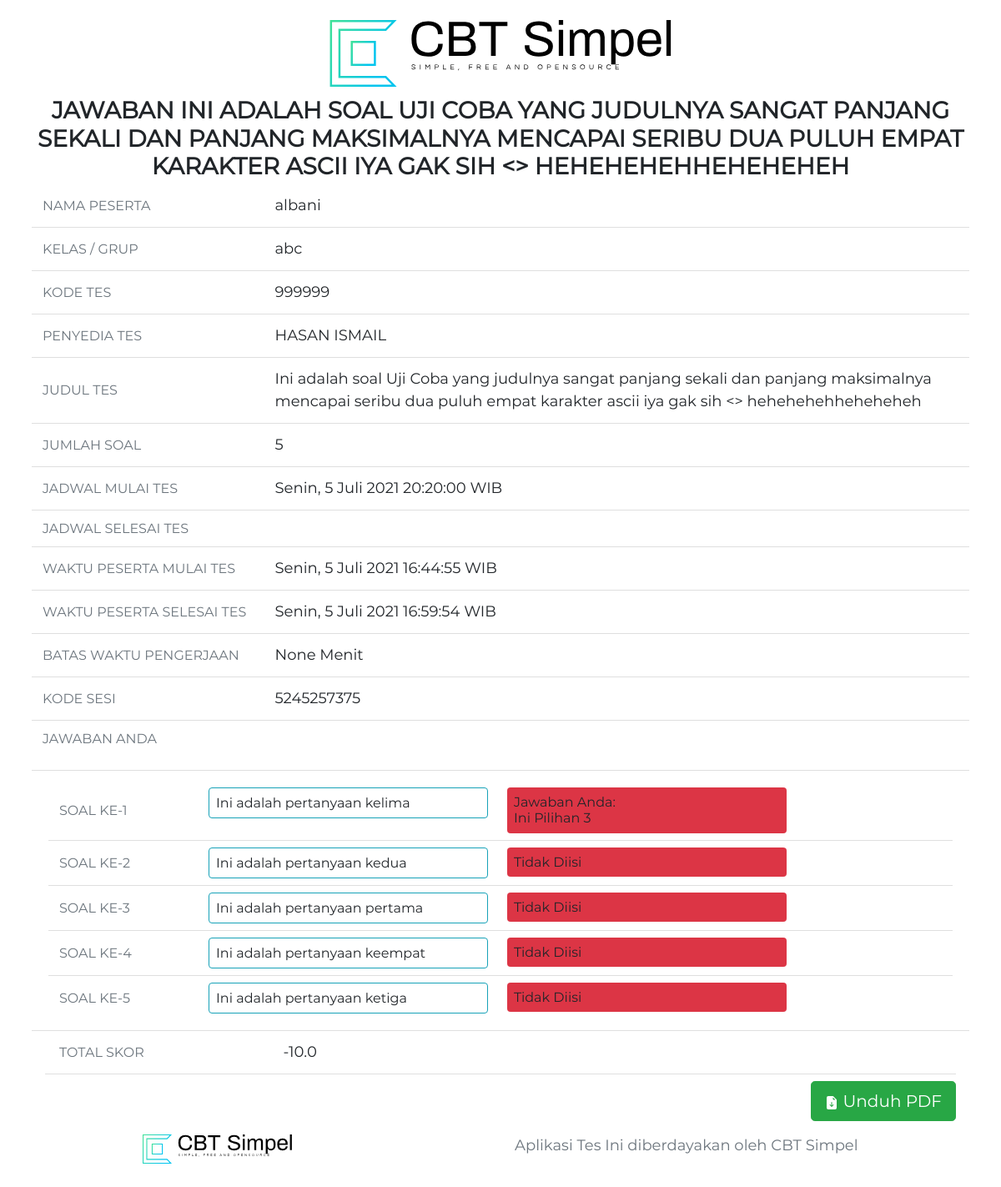
/test/viewscore/5245257375/, run on the app's committed database.
### Test/models.py (models this page shows, shortened)
class TestPackage(models.Model):
    defaultSettings = '''{
        "isActive": true,
        "completeRequired": true,
        "randomSequences": true,
        "viewScore": true,
        "viewDetail": true,
        "viewAnswerKey": true,
        "limitByScheduleStart": true,
        "limitByScheduleFinish": false,
        "onlyRegistered": false,
        "canViewScorePage": true,
        "canViewScorePageAuth": false,
        "allowEditData": true
        }'''
    testID = models.CharField(max_length=16, unique=True,editable=True,blank=True)
    testTitle = models.CharField(max_length=1024)
    testAuthor = models.CharField(max_length=1024)
    testCode = models.CharField(default=None, editable=True, max_length=6)
    testScheduleOpen = models.DateTimeField(default=None, editable=True,blank=True,null=True)
    testScheduleClose = models.DateTimeField(default=None, editable=True,blank=True,null=True)
    timeLimit = models.IntegerField(default=0, null=True)
    passwordAdminTest = models.CharField(max_length=16,default=None, null=True)
    passwordTest = models.CharField(max_length=16, default=None,null=True,blank=True)
    welcomeMessage = models.TextField(null=True,blank=True)
    settings = models.JSONField(default=json.loads(defaultSettings) ,blank=True,null=True)
    def get_question_count(self):
        return self.question_set.all().count()
    def get_all_question(self,*args):
        list = []
        for i in json.loads(args[0]):
            list.append(self.question_set.all()[i])
        return list

class TestTaker(models.Model):
    testTakerID = models.CharField(max_length=16, unique=True)
    session_code = models.CharField(max_length=16, unique=True)
    session_password = models.CharField(max_length=16)
    testPackage = models.ForeignKey(TestPackage,on_delete=models.CASCADE)
    testTakerName = models.CharField(max_length=128)
    testTakerGroup = models.CharField(max_length=128 ,blank=True ,null=True)
    scoreObtained = models.IntegerField(default=0)
    lastAnswered = models.IntegerField(default=0, editable=True)
    timeLimit = models.IntegerField(default=None, blank=True,null=True)
    timeStart = models.DateTimeField(auto_now_add=False,null=True,blank=True)
    timeFinish = models.DateTimeField(auto_now_add=False,null=True,blank=True)
    sequences = models.JSONField(blank=True,null=True)
    def get_all_answer(self):
        list = []
        for i in json.loads(self.sequences):
            q_question = self.testPackage.get_all_question(self.sequences)[i]
            if self.answer_set.filter(question = q_question).exists():
                list.append(self.answer_set.filter(question = q_question)[0])
        return list
    def get_all_answer_question_and_score(self):
        q_question = self.testPackage.get_all_question(self.sequences)
        query = []
        for q in q_question:
            score = q.defaultScore
            if q.answer_set.filter(testTaker=self).exists():
                if q.answer_set.filter(testTaker=self)[0].get_check_result():
                    score = q.trueScore
                elif q.answer_set.filter(testTaker=self)[0].get_check_result() == False:
                    score = q.falseScore
            query.append({
                'num':'{}'.format(q.get_question_num(self.sequences)),
                'question':'{}'.format(q.question),
                'answer':"{}".format(q.answer_set.filter(testTaker=self)[0].get_answer_text() if q.answer_set.filter(testTaker=self).exists() else 'Error' ),
                'questID':'{}'.format(q.questID),
                'isTrue':'{}'.format(q.answer_set.filter(testTaker=self)[0].get_check_result() if q.answer_set.filter(testTaker=self).exists() else 'Error' ),
                'score':'{}'.format(score)
                })
        return query
    def get_total_score(self):
        scores = [x.get_score() for x in self.get_all_answer()]
        return reduce((lambda x, y: x + y), scores,0)

class Question(models.Model):
    questID = models.CharField(max_length=16, unique = True, blank=True,editable=True)
    question = models.TextField()
    testPackage = models.ForeignKey(TestPackage,on_delete=models.CASCADE)
    choices = models.JSONField(blank=True,null=True)
    answerKey = models.CharField(max_length=1024,default=None, blank=True, null=True)
    trueScore = models.FloatField(default=0)
    defaultScore = models.FloatField(default=0)
    falseScore = models.FloatField(default=0)
    def get_question_num(self,*args):
        q_question = list(Question.objects.filter(testPackage=self.testPackage))
        sequence = json.loads(args[0])
        inIndex = q_question.index(self)
        inSequence = sequence.index(inIndex)
        return inSequence + 1
    '''
from Test.models import *
q= Question.objects.filter(questID='dhfDPn3i6jTA3CnG')[0]
q.get_next_question("[4, 3, 2, 0, 1]").get_prev_question("[4, 3, 2, 0, 1]")
    '''

class Answer(models.Model):
    answerID =  models.CharField(max_length=16, unique=True,editable=True,blank=True)
    testTaker = models.ForeignKey(TestTaker,on_delete=models.CASCADE,related_name='answer_set')
    question = models.ForeignKey(Question,on_delete=models.CASCADE,related_name='answer_set')
    answer = models.CharField(max_length=4096,null=True, blank= True )
    isTrue = models.BooleanField(default=None,null=True,blank=True)
    timestamp = models.DateTimeField(auto_now_add=True)
    def get_answer_text(self):
        list_choices = self.question.choices
        return next((item["choiceLabel"] for item in list_choices if item["choiceCode"] == self.answer), False)
    def get_check_result(self):
        if self.answer == None:
            return None
        if self.answer == self.question.answerKey:
            self.isTrue = True
            super().save()
            return True
        else:
            self.isTrue = False
            super().save()
            return False
    def get_score(self):
        if self.get_check_result():
            return self.question.trueScore
        if self.get_check_result() == False:
            return self.question.falseScore
        return self.question.defaultScore

### Test/views.py (the view)
# urls.py: path('viewscore/<str:session_code>/',testViews.viewScore, name='viewscore'),
def viewScore(request, session_code):
    q_testTaker = TestTaker.objects.filter(session_code=session_code)
    q_testPackage = q_testTaker[0].testPackage
    if len(q_testTaker) > 0 and q_testTaker[0].timeFinish and q_testPackage.settings["canViewScorePage"]:
        q_testTaker = q_testTaker[0]
    else:
        return HttpResponseNotFound()
    q_answers = q_testTaker.get_all_answer()
    q_question = q_testPackage.get_all_question(q_testTaker.sequences)
    if q_testPackage.settings["canViewScorePageAuth"]:
        context = {
            'is_authenticated' : False,
            'form' : AuthScoreForm()
        }
        return render(request, 'Test/viewScore.html',context)
    context = {
        'q_testTaker' : q_testTaker,
        'q_testPackage' : q_testPackage,
        'q_answer' : q_answers,
        'q_question' : q_question,
        'is_authenticated' : True,
    }
    if request.method == 'POST':
        if form.is_valid():
            if q_testTaker.session_password == request.POST.get('session_password'):
                return render(request, 'Test/viewScore.html',context)
            else:
                form.add_error(error=ValidationError('Wrong Password'),field='session_password')
    return render(request, 'Test/viewScore.html',context)

### Test/templates/Test/viewScore.html (shortened to what this page needs)
{% extends 'snippets/base.html' %}
{% load widget_tweaks %}
{% block main_container %}
    {% if is_authenticated %}
      <h3 class="m-1 text-uppercase"><strong>JAWABAN {{q_testPackage.testTitle}}</strong></h3>
      <ul class="list-group block text-left list-group-flush">
        <li class="list-group-item"><div class="row">
            <div class="col-md-3 pl-2 my-auto"><div class="card-title text-muted my-auto h6 text-uppercase">Nama Peserta</div></div>
            <div class="col-md-9 pl-2"><div class="card-text my-auto">{{q_testTaker.testTakerName}}</div></div>
            </div></li>
        <li class="list-group-item"><div class="row">
            <div class="col-md-3 pl-2 my-auto"><div class="card-title text-muted my-auto h6 text-uppercase">Kelas / Grup</div></div>
            <div class="col-md-9 pl-2"><div class="card-text my-auto">{{q_testTaker.testTakerGroup}}</div></div>
            </div></li>
        <li class="list-group-item"><div class="row">
            <div class="col-md-3 pl-2 my-auto"><div class="card-title text-muted my-auto h6 text-uppercase">Kode Tes</div></div>
            <div class="col-md-9 pl-2"><div class="card-text my-auto">{{q_testPackage.testCode}}</div></div>
            </div></li>
        <li class="list-group-item"><div class="row">
            <div class="col-md-3 pl-2 my-auto"><div class="card-title text-muted my-auto h6 text-uppercase">Penyedia Tes</div></div>
            <div class="col-md-9 pl-2"><div class="card-text my-auto">{{q_testPackage.testAuthor}}</div></div>
            </div></li>
        <li class="list-group-item"><div class="row">
            <div class="col-md-3 pl-2 my-auto"><div class="card-title text-muted my-auto h6 text-uppercase">Judul Tes</div></div>
            <div class="col-md-9 pl-2"><div class="card-text my-auto">{{q_testPackage.testTitle}}</div></div>
            </div></li>
        <li class="list-group-item"><div class="row">
            <div class="col-md-3 pl-2 my-auto"><div class="card-title text-muted my-auto h6 text-uppercase">Jumlah Soal</div></div>
            <div class="col-md-9 pl-2"><div class="card-text my-auto">{{q_testPackage.get_question_count}}</div></div>
            </div></li>
            <li class="list-group-item">
              <div class="row">
                <div class="col-md-3 pl-2 my-auto">
                  <div class="card-title text-muted my-auto h6 text-uppercase">
                    Jadwal Mulai Tes
                  </div>
                </div>
                <div class="col-md-9 pl-2">
                  <div class="card-text my-auto">
                    {{q_testPackage.testScheduleOpen |date:"l, j F Y H:i:s T"}}
                  </div>
                </div>
              </div>
            </li>
            <li class="list-group-item">
              <div class="row">
                <div class="col-md-3 pl-2 my-auto">
                  <div class="card-title text-muted my-auto h6 text-uppercase">
                    Jadwal Selesai Tes
                  </div>
                </div>
                <div class="col-md-9 pl-2">
                </div>
              </div>
            </li>
            <li class="list-group-item">
              <div class="row">
                <div class="col-md-3 pl-2 my-auto">
                  <div class="card-title text-muted my-auto h6 text-uppercase">
                    Waktu Peserta Mulai Tes
                  </div>
                </div>
                <div class="col-md-9 pl-2">
                  <div class="card-text my-auto">
                    {{q_testTaker.timeStart |date:"l, j F Y H:i:s T"}}
                  </div>
                </div>
              </div>
            </li>
            <li class="list-group-item">
              <div class="row">
                <div class="col-md-3 pl-2 my-auto">
                  <div class="card-title text-muted my-auto h6 text-uppercase">
                    Waktu Peserta Selesai Tes
                  </div>
                </div>
                <div class="col-md-9 pl-2">
                  <div class="card-text my-auto">
                    {{q_testTaker.timeFinish |date:"l, j F Y H:i:s T"}}
                  </div>
                </div>
              </div>
            </li>
            <li class="list-group-item">
              <div class="row">
                <div class="col-md-3 pl-2 my-auto">
                  <div class="card-title text-muted my-auto h6 text-uppercase">
                    Batas Waktu Pengerjaan
                  </div>
                </div>
                <div class="col-md-9 pl-2">
                  <div class="card-text my-auto">
                    {{q_testTaker.timeLimit}} Menit
                  </div>
                </div>
              </div>
            </li>
        <li class="list-group-item"><div class="row">
            <div class="col-md-3 pl-2 my-auto"><div class="card-title text-muted my-auto h6 text-uppercase">Kode Sesi</div></div>
            <div class="col-md-9 pl-2"><div class="card-text my-auto">{{q_testTaker.session_code}}</div></div>
            </div></li>
        <li class="list-group-item"><div class="row">
            <div class="col-md-3 pl-2 my-auto"><div class="card-title text-muted mt-auto mb-3 h6 text-uppercase">Jawaban Anda</div></div>
            </li>
        <li class="list-group-item">
          <ul class="flex-fill d-flex justify-content-between list-group block list-group-flush">
            {% if q_testPackage.settings.viewAnswerKey %}
            {% for q in q_testTaker.get_all_answer_question_and_score %}
              <li class="list-group-item d-flex flex-column py-1  "><div class="row">
                <div class="col-md-2 pl-2 my-auto"><div class="card-title text-muted my-auto  h6 text-uppercase">Soal Ke-{{q.num}}</div></div>
                <div class="col-md-4 pl-2"><div class="card-text h6 border border-info rounded my-1 p-2">{{q.question | safe | truncatechars_html:45}}</div></div>
                {% if q.answer == "Error"%}
                  <div class="col-md-4 pl-2"><div  class="card-text bg-danger text-left rounded h6 my-1 p-2">Tidak Diisi</div></div>
                {% else %}
                  {% if q.isTrue == 'True' %}
                    <div class="col-md-4 pl-2"><div  class="card-text bg-info text-left rounded h6 my-1 p-2">Jawaban Anda: <br>{{q.answer}}</div></div>
                  {% else %}
                    <div class="col-md-4 pl-2"><div  class="card-text bg-danger text-left rounded h6 my-1 p-2">Jawaban Anda: <br>{{q.answer}}</div></div>
                  {% endif %}
                {% endif %}
              {% endfor %}
            {% endif %}
                </li>
          </ul>
        <li class="list-group-item mx-3 px-4"><div class="row">
          <div class="col-md-3 pl-2 my-auto"><div class="card-title text-muted my-auto h6 text-uppercase">Total Skor</div></div>
          <div class="col-md-9 pl-2"><div class="card-text my-auto">{{q_testTaker.get_total_score}}</div></div>
            </div></li>
        </li>
            <footer class="mt-2 d-flex justify-content-end px-3">
              <form action="pdf" method="post">
                <button type="submit" value="true" name="is_authenticated" class="btn btn-success btn-lg">
                  Unduh PDF
                </button>
              </form>
            </footer>
        {% endif %}
{% endblock main_container %}

### data on the page
TestPackage: testTitle "INI ADALAH SOAL UJI COBA YANG JUDULNYA SANGAT PANJANG SEKALI DAN PANJANG MAKSIMALNYA MENCAPAI SERIBU DUA PULUH EMPAT KARAKTER ASCII IYA GAK SIH <> HEHEHEHEHHEHEHEHEH", testCode "999999", testAuthor "HASAN ISMAIL", testTitle "Ini adalah soal Uji Coba yang judulnya sangat panjang sekali dan panjang maksimalnya mencapai seribu dua puluh empat karakter ascii iya gak sih <> hehehehehheheheheh", get_question_count "5", testScheduleOpen "Senin, 5 Juli 2021 20:20:00 WIB"
TestTaker: testTakerName "albani", testTakerGroup "abc", timeStart "Senin, 5 Juli 2021 16:44:55 WIB", timeFinish "Senin, 5 Juli 2021 16:59:54 WIB", timeLimit "None", session_code "5245257375", get_total_score "-10.0"
Question: question "Ini adalah pertanyaan kelima"
Question: question "Ini adalah pertanyaan kedua"
Question: question "Ini adalah pertanyaan pertama"
Question: question "Ini adalah pertanyaan keempat"
Question: question "Ini adalah pertanyaan ketiga"

### other printed values
{{ q.num }} "1" "2" "3" "4" "5"
{{ q.answer }} "Ini Pilihan 3"
